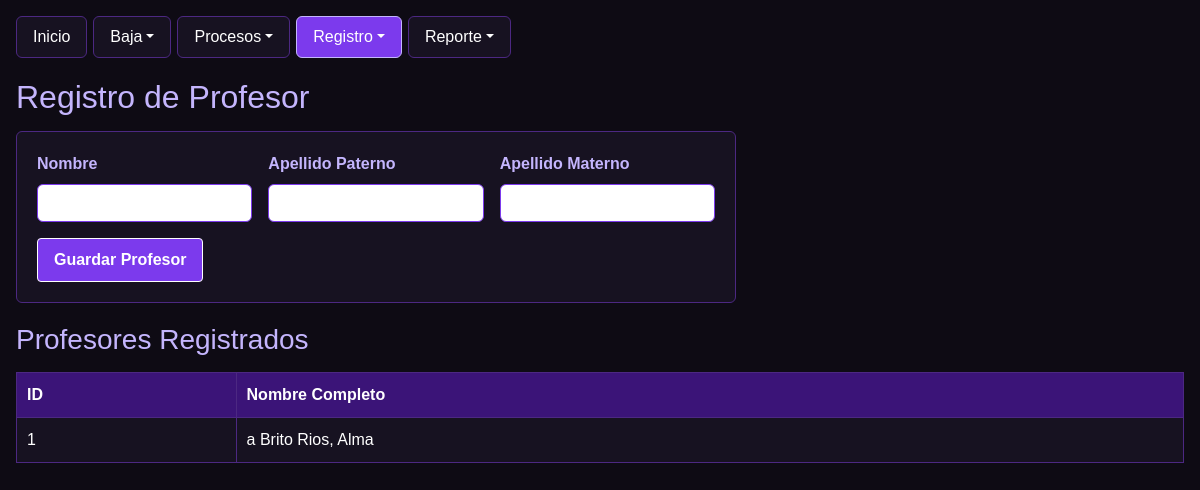
The page /Escuela/registro/reg_profesores.php on the database as committed earlier.
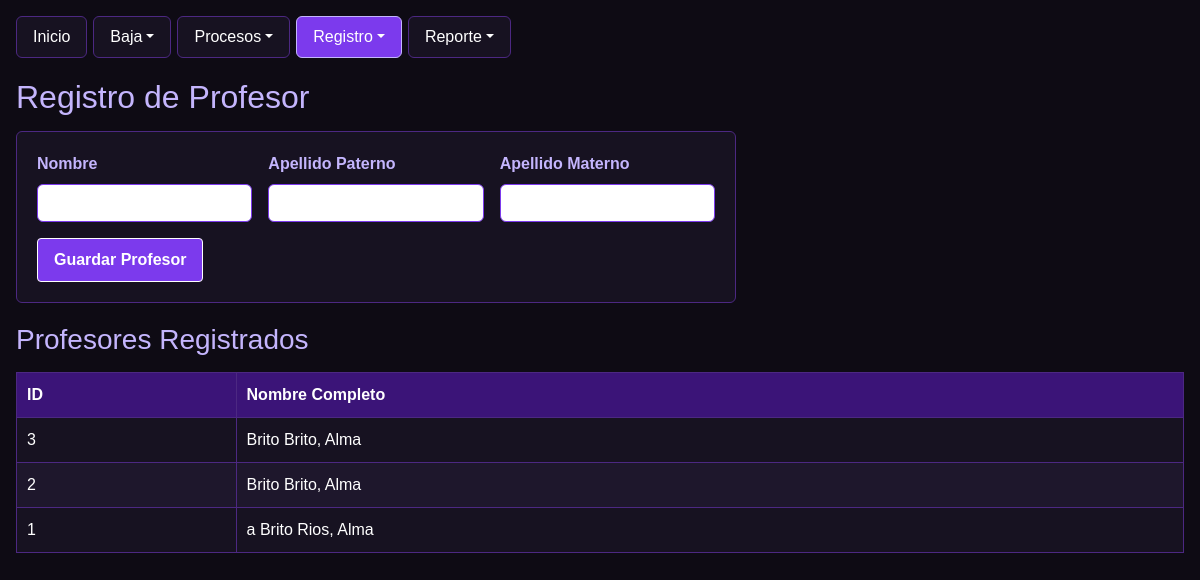
The same page on the database as committed later.
### tables this page shows
CREATE TABLE `profesores` (
  `id_prof` int(11) NOT NULL,
  `nom_prof` varchar(50) NOT NULL,
  `apaterno_prof` varchar(50) NOT NULL,
  `amaterno_prof` varchar(50) DEFAULT NULL,
  `estatus` int(11) DEFAULT 1
);

### Escuela/registro/reg_profesores.php (the view, shortened to what this page needs)
<?php
require_once __DIR__ . '/../conexion.php';
$conexion->exec("CREATE TABLE IF NOT EXISTS profesores (
    id_prof INT AUTO_INCREMENT PRIMARY KEY,
    nom_prof VARCHAR(100) NOT NULL,
    apaterno_prof VARCHAR(100) NOT NULL,
    amaterno_prof VARCHAR(100) NOT NULL
)");
$profesores = $conexion->query("SELECT * FROM profesores ORDER BY id_prof DESC")->fetchAll(PDO::FETCH_ASSOC);
?>
<!DOCTYPE html>
<html lang="es">
<head>
    <link href="https://cdn.jsdelivr.net/npm/bootstrap@5.3.8/dist/css/bootstrap.min.css" rel="stylesheet" />
</head>
<body class="p-3 m-0 border-0">
    <ul class="nav nav-pills">
        <li class="nav-item"><a class="nav-link" href="/proyecto-AABR/Escuela/index.php">Inicio</a></li>
        <li class="nav-item dropdown">
            <a class="nav-link dropdown-toggle" data-bs-toggle="dropdown" href="#" role="button">Baja</a>
        </li>
        <li class="nav-item dropdown">
            <a class="nav-link dropdown-toggle" data-bs-toggle="dropdown" href="#" role="button">Procesos</a>
        </li>
        <li class="nav-item dropdown">
            <a class="nav-link dropdown-toggle active" data-bs-toggle="dropdown" href="#" role="button">Registro</a>
        </li>
        <li class="nav-item dropdown">
            <a class="nav-link dropdown-toggle" data-bs-toggle="dropdown" href="#" role="button">Reporte</a>
        </li>
    </ul>
    <h2>Registro de Profesor</h2>
    <div class="card-form">
        <form method="post" action="/proyecto-AABR/Escuela/registro/reg_profesores.php" class="row g-3">
            <div class="col-md-4">
                <label class="form-label" for="nom_prof">Nombre</label>
                <input type="text" name="nom_prof" id="nom_prof" class="form-control" required>
            </div>
            <div class="col-md-4">
                <label class="form-label" for="apaterno_prof">Apellido Paterno</label>
                <input type="text" name="apaterno_prof" id="apaterno_prof" class="form-control" required>
            </div>
            <div class="col-md-4">
                <label class="form-label" for="amaterno_prof">Apellido Materno</label>
                <input type="text" name="amaterno_prof" id="amaterno_prof" class="form-control">
            </div>
            <div class="col-12">
                <button type="submit" class="btn-morado">Guardar Profesor</button>
            </div>
        </form>
    </div>
    <h3>Profesores Registrados</h3>
    <table>
        <thead>
            <tr>
                <th>ID</th>
                <th>Nombre Completo</th>
            </tr>
        </thead>
        <tbody>
            <?php if (count($profesores) > 0): ?>
                <?php foreach ($profesores as $p): ?>
                    <tr>
                        <td><?= (int)$p["id_prof"] ?></td>
                        <td><?= htmlspecialchars(trim($p["apaterno_prof"] . " " . $p["amaterno_prof"] . ", " . $p["nom_prof"]), ENT_QUOTES, "UTF-8") ?></td>
                    </tr>
                <?php endforeach; ?>
            <?php else: ?>
                <tr>
                    <td colspan="2">No hay profesores registrados.</td>
                </tr>
            <?php endif; ?>
        </tbody>
    </table>
</body>
</html>

Rows that differ between the two databases and show on the page:
added profesores: id_prof "3", apaterno_prof+amaterno_prof+nom_prof "Brito Brito, Alma"
added profesores: id_prof "2", apaterno_prof+amaterno_prof+nom_prof "Brito Brito, Alma"
